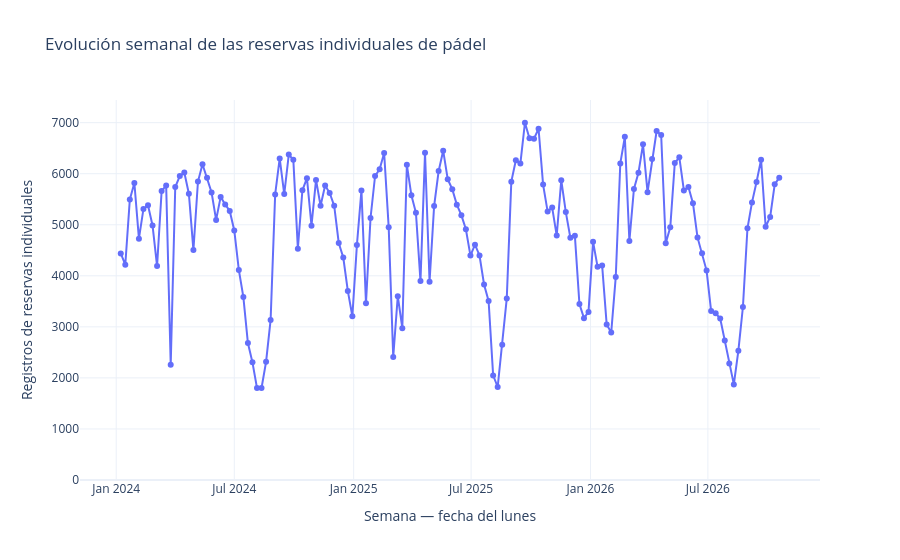

The notebook cell saved with this chart:
### Markdown cell above
## Indicadores y visualizaciones

### Code cell
import plotly.express as px

# 1. Asignar cada registro a una semana de lunes a domingo.
# "semana" contiene la fecha del lunes.
reservas["semana"] = (
    reservas["fecha"]
    .dt.to_period("W-SUN")
    .dt.start_time
)

# 2. Contar registros y centros representados en cada semana
resumen_semanal = (
    reservas
    .groupby("semana")
    .agg(
        reservas_registradas=("fecha", "size"),
        centros_con_registros=("Centro deportivo", "nunique"),
        dias_con_registros=("fecha", "nunique")
    )
    .sort_index()
)

# 3. Incluir todas las semanas del intervalo.
# Las semanas sin registros se dejan vacías, no se rellenan con cero.
todas_las_semanas = pd.date_range(
    start=reservas["semana"].min(),
    end=reservas["semana"].max(),
    freq="W-MON"
)

resumen_semanal = (
    resumen_semanal
    .reindex(todas_las_semanas)
    .rename_axis("semana")
    .reset_index()
)

resumen_semanal["fin_semana"] = (
    resumen_semanal["semana"] + pd.Timedelta(days=6)
)

# 4. Marcar las semanas que quedan dentro del intervalo observado.
# Evitamos que los extremos parciales parezcan caídas de reservas.
resumen_semanal["dentro_intervalo_observado"] = (
    (resumen_semanal["semana"] >= reservas["fecha"].min())
    & (resumen_semanal["fin_semana"] <= reservas["fecha"].max())
)

semanas_grafico = resumen_semanal.loc[
    resumen_semanal["dentro_intervalo_observado"]
].copy()

# 5. Crear el gráfico interactivo
fig = px.line(
    semanas_grafico,
    x="semana",
    y="reservas_registradas",
    markers=True,
    title="Evolución semanal de las reservas individuales de pádel",
    labels={
        "semana": "Semana — fecha del lunes",
        "reservas_registradas": "Registros de reservas individuales",
        "centros_con_registros": "Centros con registros",
        "dias_con_registros": "Días con registros"
    },
    hover_data=["centros_con_registros", "dias_con_registros"],
    template="plotly_white"
)

fig.update_traces(connectgaps=False)
fig.update_layout(hovermode="x unified")
fig.update_yaxes(rangemode="tozero")
fig.show()

# 6. Guardar la tabla completa y el gráfico
resumen_semanal.to_csv(
    carpeta_analisis / "reservas_semanales.csv",
    index=False,
    encoding="utf-8-sig"
)

fig.write_html(
    str(carpeta_analisis / "evolucion_semanal.html"),
    include_plotlyjs=True
)

### Figure 1 — Plotly figure (JSON) as saved in the notebook; plotly's stock layout.template omitted (floating-point values rounded to 4 significant figures; data arrays with more than 128 entries replaced by an {"elided": "..."} marker saying what was removed)
{"data": [{"connectgaps": false, "customdata": {"elided": "146x2 int values"}, "hovertemplate": "Semana — fecha del lunes=%{x}<br>Registros de reservas individuales=%{y}<br>Centros con registros=%{customdata[0]}<br>Días con registros=%{customdata[1]}<extra></extra>", "legendgroup": "", "line": {"color": "#636efa", "dash": "solid"}, "marker": {"symbol": "circle"}, "mode": "lines+markers", "name": "", "orientation": "v", "showlegend": false, "type": "scatter", "x": {"elided": "146 str values"}, "xaxis": "x", "y": {"elided": "146 int values"}, "yaxis": "y"}], "layout": {"hovermode": "x unified", "legend": {"tracegroupgap": 0}, "title": {"text": "Evolución semanal de las reservas individuales de pádel"}, "xaxis": {"anchor": "y", "domain": [0, 1], "title": {"text": "Semana — fecha del lunes"}}, "yaxis": {"anchor": "x", "domain": [0, 1], "rangemode": "tozero", "title": {"text": "Registros de reservas individuales"}}}}
